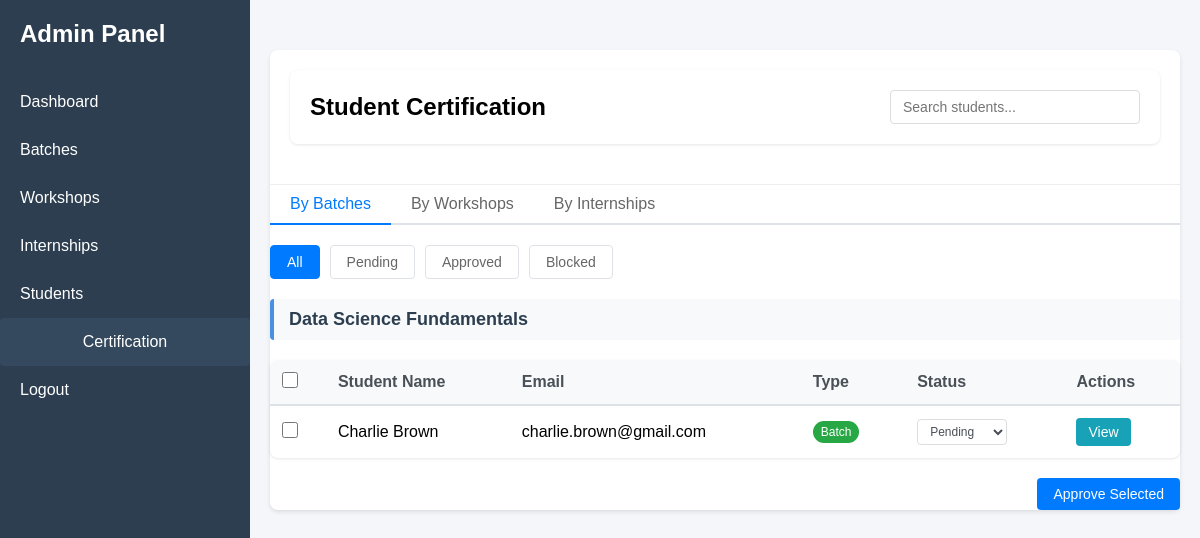
The app's page /certification.php (signed in) with its own data.
### tables this page shows
CREATE TABLE `students` (
  `id` int(11) NOT NULL,
  `name` varchar(100) NOT NULL,
  `email` varchar(100) NOT NULL,
  `phone` varchar(20) NOT NULL
);

### certification.php (the view, shortened to what this page needs)
<?php
require_once 'config/db_connect.php';
$current_tab = $_GET['tab'] ?? 'batches';
$current_filter = $_GET['filter'] ?? 'all';
$base_query = "SELECT s.*,
              GROUP_CONCAT(DISTINCT w.title) as workshops,
              GROUP_CONCAT(DISTINCT b.batch_name) as batches,
              GROUP_CONCAT(DISTINCT i.title) as internships
              FROM students s
              LEFT JOIN workshop_enrollments we ON s.id = we.student_id
              LEFT JOIN workshops w ON we.workshop_id = w.id
              LEFT JOIN batch_enrollments be ON s.id = be.student_id
              LEFT JOIN batches b ON be.batch_id = b.id
              LEFT JOIN internship_enrollments ie ON s.id = ie.student_id
              LEFT JOIN internships i ON ie.internship_id = i.id";
switch ($current_tab) {
    case 'batches':
        $base_query .= " WHERE b.id IS NOT NULL";
        break;
}
$base_query .= " GROUP BY s.id ORDER BY s.name";
try {
    $stmt = $pdo->prepare($base_query);
    $stmt->execute();
    $result = $stmt->fetchAll(PDO::FETCH_ASSOC);
    if ($current_tab === 'internships' || $current_tab === 'batches' || $current_tab === 'workshops') {
        $grouped_result = [];
        foreach ($result as $row) {
            switch ($current_tab) {
                case 'batches':
                    if (!empty($row['batches'])) {
                        $items = explode(',', $row['batches']);
                        foreach ($items as $item) {
                            $item = trim($item);
                            if (!isset($grouped_result[$item])) {
                                $grouped_result[$item] = [];
                            }
                            $grouped_result[$item][] = $row;
                        }
                    }
                    break;
            }
        }
        $result = $grouped_result;
    }
} catch(PDOException $e) {
    $_SESSION['error_message'] = "Error fetching student data.";
    $result = [];
}
?>
<!DOCTYPE html>
<html lang="en">
<head>
    <link rel="stylesheet" href="css/style.css">
    <link href="https://maxcdn.bootstrapcdn.com/font-awesome/4.7.0/css/font-awesome.min.css" rel="stylesheet">
</head>
<body>
    <div class="container">
        <nav class="sidebar">
            <div class="logo">Admin Panel</div>
            <ul>
                <li><a href="dashboard.php">Dashboard</a></li>
                <li><a href="batches.php">Batches</a></li>
                <li><a href="workshops.php">Workshops</a></li>
                <li><a href="internships.php">Internships</a></li>
                <li><a href="students.php">Students</a></li>
                <li><a href="certification.php" class="sidebar-btn active">Certification</a></li>
                <li><a href="logout.php">Logout</a></li>
            </ul>
        </nav>
        <main class="content">
            <div class="card">
                <div class="card-header">
                    <div class="header-content">
                        <h2>Student Certification</h2>
                        <div class="header-actions">
                            <input type="text" class="search-input" id="searchInput" placeholder="Search students..." onkeyup="filterTable()">
                        </div>
                    </div>
                </div>
                <div class="card-body">
                    <div class="tabs">
                        <button class="tab-btn <?php echo $current_tab === 'batches' ? 'active' : ''; ?>"
                                onclick="switchTab('batches')">By Batches</button>
                        <button class="tab-btn <?php echo $current_tab === 'workshops' ? 'active' : ''; ?>"
                                onclick="switchTab('workshops')">By Workshops</button>
                        <button class="tab-btn <?php echo $current_tab === 'internships' ? 'active' : ''; ?>"
                                onclick="switchTab('internships')">By Internships</button>
                    </div>
                    <div class="filter-section">
                        <button class="filter-btn <?php echo $current_filter === 'all' ? 'active' : ''; ?>"
                                onclick="applyFilter('all')">All</button>
                        <button class="filter-btn <?php echo $current_filter === 'pending' ? 'active' : ''; ?>"
                                onclick="applyFilter('pending')">Pending</button>
                        <button class="filter-btn <?php echo $current_filter === 'approved' ? 'active' : ''; ?>"
                                onclick="applyFilter('approved')">Approved</button>
                        <button class="filter-btn <?php echo $current_filter === 'blocked' ? 'active' : ''; ?>"
                                onclick="applyFilter('blocked')">Blocked</button>
                    </div>
                    <form method="POST" id="certificationForm">
                        <div class="table-responsive">
                            <?php foreach ($result as $title => $students): ?>
                                <div class="section-title"><?php echo htmlspecialchars($title); ?></div>
                                <table class="data-table">
                                    <thead>
                                        <tr>
                                            <th><input type="checkbox" class="selectAll" onchange="toggleAllCheckboxes(this, '<?php echo md5($title); ?>')"></th>
                                            <th>Student Name</th>
                                            <th>Email</th>
                                            <th>Type</th>
                                            <th>Status</th>
                                            <th>Actions</th>
                                        </tr>
                                    </thead>
                                    <tbody>
                                        <?php foreach ($students as $row): ?>
                                            <tr>
                                                <td>
                                                    <input type="checkbox"
                                                           name="student_ids[]"
                                                           value="<?php echo $row['id']; ?>"
                                                           class="student-checkbox <?php echo md5($title); ?>"
                                                           <?php echo ($row['certification_status'] ?? '') === 'blocked' ? 'disabled' : ''; ?>>
                                                </td>
                                                <td><?php echo htmlspecialchars($row['name']); ?></td>
                                                <td><?php echo htmlspecialchars($row['email']); ?></td>
                                                <td>
                                                    <?php
                                                    switch ($current_tab) {
                                                        case 'batches':
                                                            echo '<span class="badge badge-success">Batch</span>';
                                                            break;
                                                    }
                                                    ?>
                                                </td>
                                                <td>
                                                    <select name="certification_status[<?php echo $row['id']; ?>]"
                                                            class="form-select"
                                                            onchange="updateStatus(this, <?php echo $row['id']; ?>)">
                                                        <option value="pending" <?php echo ($row['certification_status'] ?? '') === 'pending' ? 'selected' : ''; ?>>Pending</option>
                                                    </select>
                                                </td>
                                                <td>
                                                    <div class="action-buttons">
                                                        <button type="button" class="btn-view" onclick="viewCertificate(<?php echo $row['id']; ?>)">
                                                            View
                                                        </button>
                                                    </div>
                                                </td>
                                            </tr>
                                        <?php endforeach; ?>
                                    </tbody>
                                </table>
                            <?php endforeach; ?>
                        </div>
                        <div class="form-actions">
                            <button type="button" class="btn-submit" onclick="approveSelected()">Approve Selected</button>
                        </div>
                    </form>
                </div>
            </div>
        </main>
    </div>
</body>
</html>

### css/style.css (style rules this page uses)
* { margin: 0; padding: 0; box-sizing: border-box; }
body { font-family: Arial, sans-serif; background-color: #f4f6f9; overflow-x: hidden; }
.container { display: flex; min-height: 100vh; width: 100%; position: relative; }
.sidebar { width: 250px; background: #2c3e50; color: #fff; padding: 20px 0; display: flex; flex-direction: column; position: fixed; left: 0; top: 0; bottom: 0; z-index: 1000; overflow-y: auto; }
.sidebar .logo { padding: 0 20px; font-size: 24px; font-weight: bold; margin-bottom: 30px; }
.sidebar ul { list-style: none; padding: 0; margin: 0; flex-grow: 1; }
.sidebar ul li { padding: 0; }
.sidebar ul li a { display: block; padding: 15px 20px; color: #fff; text-decoration: none; transition: background 0.3s; }
.sidebar ul li a:hover, .sidebar ul li a.active { background: #34495e; }
.sidebar-btn { display: block; padding: 12px 20px; background: #34495e; color: #fff; text-decoration: none; border-radius: 4px; text-align: center; transition: background 0.3s; }
.sidebar-btn:hover, .sidebar-btn.active { background: #2c3e50; }
.content { flex: 1; margin-left: 250px; padding: 20px; background: #f5f6fa; min-height: 100vh; width: calc(100% - 250px); position: relative; z-index: 1; }
.card { background: white; border-radius: 8px; box-shadow: 0 2px 4px rgba(0,0,0,0.1); margin-bottom: 20px; width: 100%; }
.card-header { padding: 20px; border-bottom: 1px solid #eee; }
.data-table { width: 100%; border-collapse: collapse; margin-top: 20px; background: white; box-shadow: 0 1px 3px rgba(0, 0, 0, 0.1); }
.data-table th, .data-table td { padding: 12px 15px; text-align: left; border-bottom: 1px solid #eee; }
.data-table th { background-color: #f8f9fa; font-weight: 600; color: #333; }
.form-select { padding: 8px 12px; border: 1px solid #ddd; border-radius: 4px; background-color: white; font-size: 14px; color: #333; cursor: pointer; }
.action-buttons { display: flex; gap: 8px; }
.btn-view { padding: 6px 12px; background-color: #4a90e2; color: white; border: none; border-radius: 4px; cursor: pointer; font-size: 14px; transition: background-color 0.2s; }
.student-checkbox { width: 16px; height: 16px; cursor: pointer; }
.search-input { padding: 8px 12px; border: 1px solid #ddd; border-radius: 4px; width: 250px; font-size: 14px; }
.tabs { display: flex; gap: 10px; margin-bottom: 20px; }
.tab-btn { padding: 8px 16px; border: none; background: none; cursor: pointer; font-size: 14px; color: #666; border-bottom: 2px solid transparent; }
.tab-btn.active { color: #4a90e2; border-bottom-color: #4a90e2; }
.filter-section { display: flex; gap: 10px; margin-bottom: 20px; }
.filter-btn { padding: 6px 12px; border: 1px solid #ddd; border-radius: 4px; background: white; cursor: pointer; font-size: 14px; color: #666; }
.filter-btn.active { background: #4a90e2; color: white; border-color: #4a90e2; }
.form-actions { margin-top: 20px; display: flex; justify-content: flex-end; }
.btn-submit { padding: 8px 16px; background-color: #4a90e2; color: white; border: none; border-radius: 4px; cursor: pointer; font-size: 14px; transition: background-color 0.2s; }
.data-table { margin-bottom: 30px; border-radius: 8px; overflow: hidden; }
.data-table:last-child { margin-bottom: 0; }
.data-table th { background-color: #f8f9fa; font-weight: 600; color: #333; padding: 12px 15px; text-align: left; border-bottom: 2px solid #4a90e2; }
.data-table td { padding: 12px 15px; border-bottom: 1px solid #eee; }
.data-table tr:last-child td { border-bottom: none; }
.selectAll { width: 16px; height: 16px; cursor: pointer; }
.section-title { color: #2c3e50; margin: 20px 0 10px; padding: 10px 15px; background-color: #f8f9fa; border-radius: 4px; font-size: 18px; font-weight: 600; border-left: 4px solid #4a90e2; }

### records on screen
students: name "Charlie Brown", email "charlie.brown@gmail.com", id "Pending"

### other values on screen
$title "Data Science Fundamentals"
